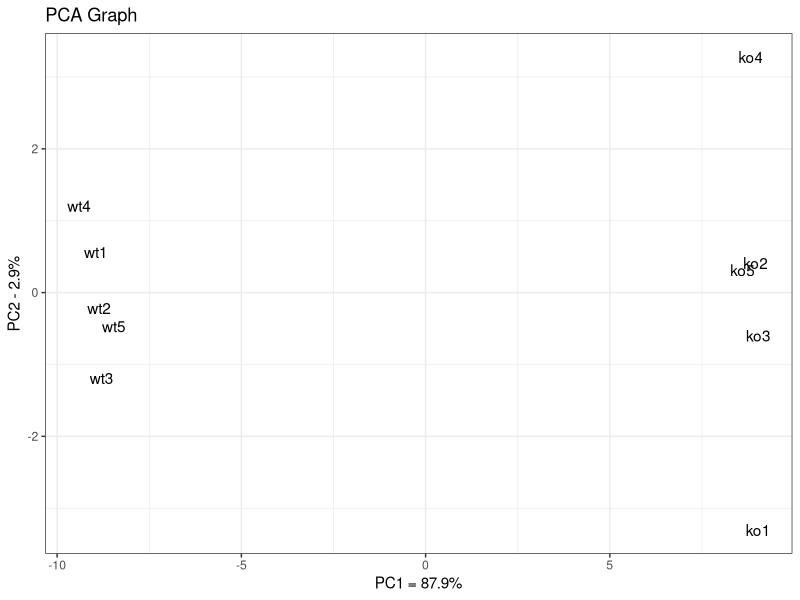
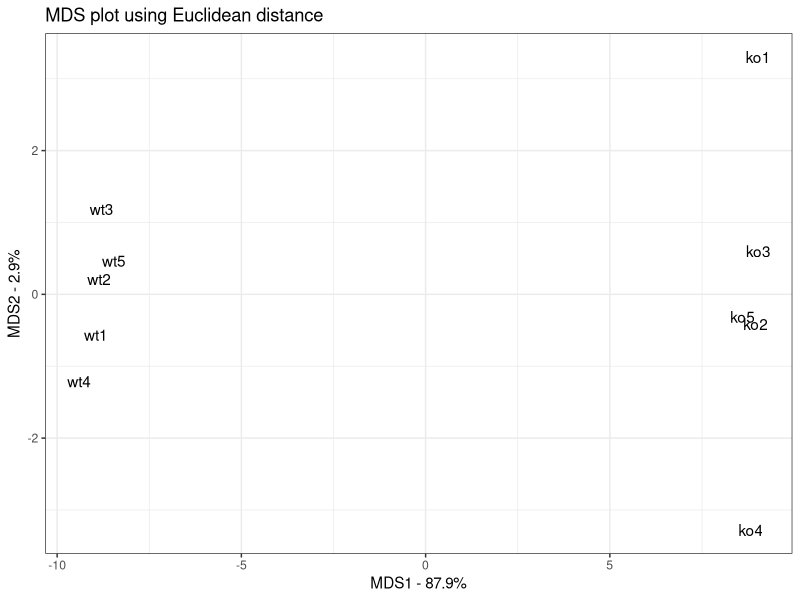
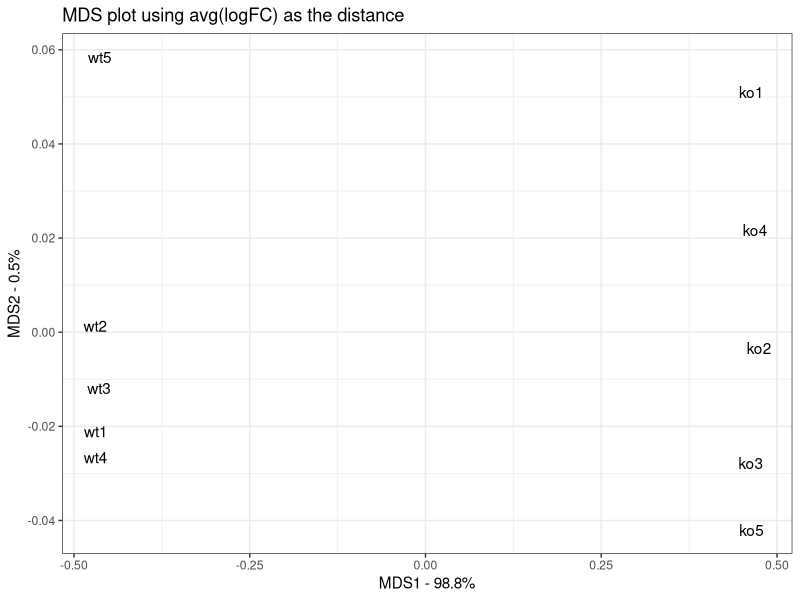

Reproduce these figures in R, in order.

library(ggplot2)

# Generate some fake data
# The data will consist of a matrix with 10 columns,  corresponding to 10 samples,
# and 100 rows, corresponding to measurements from 100 genes
data.matrix <- matrix(nrow=100, ncol=10)

# The first 5 columns will be "wt" (or wild-type) samples
# and the last 5 columns will be "ko" (or knock-out) samples
colnames(data.matrix) <- c(
  paste("wt", 1:5, sep=""),
  paste("ko", 1:5, sep="")
)

# The genes will have really creative names like, "gene1" and "gene2"
rownames(data.matrix) <- paste("gene", 1:100, sep="")

# Generate the fake data
for(i in 1:100) {
  wt.values <- rpois(5, lambda=sample(x=10:1000, size=1))
  ko.values <- rpois(5, lambda=sample(x=10:1000, size=1))
  
  data.matrix[i, ] <- c(wt.values, ko.values)
}

head(data.matrix)


# =====================================================================================
# Just for comparison, do PCA on the dataset
# =====================================================================================

pca <- prcomp(t(data.matrix), scale=TRUE, center=TRUE)
pca.var <- pca$sdev^2
pca.var.per <- round(pca.var/sum(pca.var)*100, 1)
pca.var.per

pca.data <- data.frame(Sample=rownames(pca$x),
                       X=pca$x[,1],
                       Y=pca$x[,2])
pca.data

# The wild type is on the left side
# and the knock-out type is on the right side
# The x-axis, for PC1, accounts for 87.7% of the variation in the data
# The y-axis, for PC2, only accounts for 2.9% of the variation in the data
# This means most of the differences are between the WT and the KO samples
ggplot(data=pca.data, aes(x=X, y=Y, label=Sample))+
  geom_text()+
  xlab(paste("PC1 = ", pca.var.per[1], "%", sep=""))+
  ylab(paste("PC2 - ", pca.var.per[2], "%", sep=""))+
  theme_bw()+
  ggtitle("PCA Graph")


# =====================================================================================
# Create an MDS/PCoA plot to compare to this one!
# =====================================================================================

# Step1 : Create a distance matrix
# We do this with the dist() function
# Just like with PCA, we transpose the matrix so that the samples are rows
# We also center and scale the measurements for each gene (which are now the columns)
# Lastly, we tell the dist() function that we want it to create the matrix
# using the Euclidean distance metric
distance.matrix <- dist(scale(t(data.matrix), center=TRUE, scale=TRUE),
                        method="euclidean")

# ★ NOTE : The dist() function has 6 different distance metrics to choose from

# Step2 : Perform multi-dimensional scaling on the distance matrix using the cmdscale() function
# ★ cmdscald() stands for Classical Multi-Dimensional Scaling
# eig=TRUE : Tell cmdscale() that we want it to return the 'eigen values'
#            We use these to calculate how much variance in the distance matrix
#            each axis in the final MDS plot accounts for
# x.ret : We can also get cmdscale() to return the doubly centered
#         (both rows and columns are centered) version of the distance matrix
#         This is useful if you want to demonstrate how to do MDS using the eigen() function
#         instead of the cmdscale() function
mds.stuff <- cmdscale(distance.matrix, eig=TRUE, x.ret=TRUE)

# Step3 : Calculate the amount of variation each axis in the MDS plot
#         accounts for using the eigen values
mds.var.per <- round(mds.stuff$eig/sum(mds.stuff$eig)*100, 1)
mds.var.per

# Step4 : Format the data for ggplot
mds.values <- mds.stuff$points
mds.data <- data.frame(Sample=rownames(mds.values),
                       X=mds.values[,1],
                       Y=mds.values[,2])

# Just like in the PCA graph, the wild-type samples are on the left side
# The knock-out samples are on the right side
# Just like in the PCA graph, the x-axis accounts for 87.7% of the variation in the data
# The y-axis only accounts for 2.9% of the variation in the data
ggplot(data=mds.data, aes(x=X, y=Y, label=Sample))+
  geom_text()+
  theme_bw()+
  xlab(paste("MDS1 - ", mds.var.per[1], "%", sep=""))+
  ylab(paste("MDS2 - ", mds.var.per[2], "%", sep=""))+
  ggtitle("MDS plot using Euclidean distance")
  

# =====================================================================================
# Summary
# Actually the PCA graph and MDS graph don't jsut look similar,
# they are exactly the same!
# ★ This is because we used the Euclidean metric to calculate the distance matrix
# =====================================================================================


# =====================================================================================
# Use different metric
# to calculate the distance matrix
# - Average of the absolute value of the log fold cahnge
# - For all you gene expression folks, this is what edgeR does
#   when you call the plotMDS() function
# =====================================================================================

# Calculate the log2 values of the measurements for each gene
log2.data.matrix <- log2(data.matrix)

# Since the average of absolute values of the log-fold change
# isn't one of the distance metrics built into the dist() function,
# we'll create our own distance matrix by hand
# In this step, we're just creating an empty matrix
log2.distance.matrix <- matrix(0,
                               nrow=ncol(log2.data.matrix),
                               ncol=ncol(log2.data.matrix),
                               dimnames=list(colnames(log2.data.matrix),
                                             colnames(log2.data.matrix)))

log2.distance.matrix

# Fill the matrix with the average of the absolute values of the log fold changes
for (i in 1:ncol(log2.distance.matrix)) {
  for(j in 1:i) {
    log2.distance.matrix[i, j] <-
      mean(abs(log2.data.matrix[,i] - log2.data.matrix[,j]))
  }
}

# Because the matrix would be symmetrical,
# we only have to calculate the values of the lower triangle
log2.distance.matrix

# Perform multi-dimensional scaling on our new distance matrix
# as.dist(log2.distance.matrix) : Convert the homemade matrix into a 'true' distance matrix,
#                                 so cmdscale() knows what it's working with
#                                 It only needs bottom triangle to be computed
mds.stuff <- cmdscale(as.dist(log2.distance.matrix),
                      eig=TRUE,
                      x.ret=TRUE)

# Calculate the ammount of variation each axis in the MDS plot accounts for
# using the eigen values
mds.var.per <- round(mds.stuff$eig/sum(mds.stuff$eig)*100, 1)
mds.var.per

# Format the data for ggplot()
mds.values <- mds.stuff$points
mds.data <- data.frame(Sample=rownames(mds.values),
                       X=mds.values[,1],
                       Y=mds.values[,2])

# Create the graph
ggplot(data=mds.data, aes(x=X, y=Y, label=Sample))+
  geom_text()+
  theme_bw()+
  xlab(paste("MDS1 - ", mds.var.per[1], "%", sep=""))+
  ylab(paste("MDS2 - ", mds.var.per[2], "%", sep=""))+
  ggtitle("MDS plot using avg(logFC) as the distance")


# =====================================================================================
# Summary
# The 2 different MDS plots (one using the Euclidean distance,
# and the other usign the average absolute value of the log fold change) are similar,
# but not the same
# In the new graph, the x-axis accounts for more of the variation (99%)
# =====================================================================================

